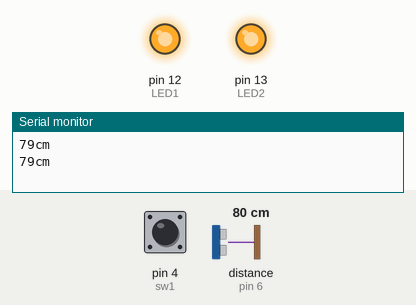
This sketch was run on a simulated Arduino Uno, built with avr-gcc and run on an emulated ATmega328P. Shown: output pins drawn as LEDs (lit = HIGH), the last lines printed to the serial monitor. The test bench sets the inputs (shaded band); at power-on: distance to the obstacle (sensor on pin 6) 80 cm, pin 4 (sw1) LOW. The echo pulse lasts 58.3 µs per cm; pins used as bus, display or sensor lines are not drawn.

Above: at 5.8 s.
5.9 s: distance to the obstacle (sensor on pin 6) set to 2 cm
At 6.7 s:
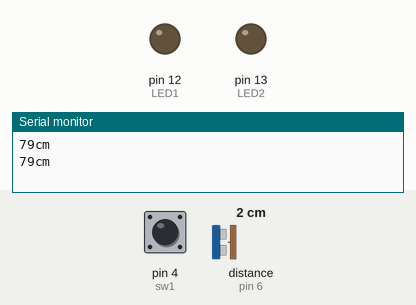
At 12.5 s:
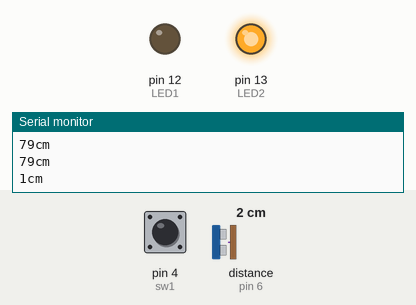
16.7 s: pin 4 (sw1) pulled HIGH for 3 s
Timing chart, 0 to 23.5 s (numbered marks = the images above; inputs shaded):
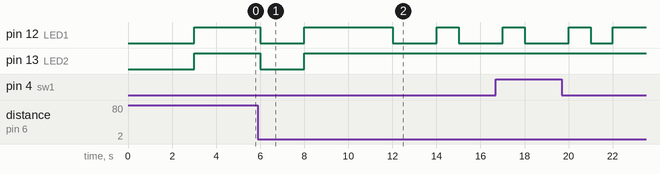

The sketch:

final_exam.ino
```cpp
#include<arduino.h>

#define LED1 12
#define LED2 13


int push=2;


#define sw1 4 // sw1을 1로 지정

void setup()
{
  pinMode(5, OUTPUT); // 트리거 출력
  pinMode(6, INPUT); // 에코 입력
  pinMode(sw1, INPUT);
  pinMode(LED1, OUTPUT);
  pinMode(LED2, OUTPUT);
  Serial.begin(9600);

}

void loop()
{
  int sw1_state = digitalRead(sw1);

  long duration, cm; // 변수 duration, cm설정
  digitalWrite(5, LOW); //HIGH신호를 보내기전 깨끗하게
  delayMicroseconds(2);

  digitalWrite(5, HIGH); // 초음파 트리거 출력 시작
  delayMicroseconds(10);

  digitalWrite(5, LOW); //출력 종료

  duration = pulseIn(6, HIGH); //에코핀이 트리거가 HIGH인 시간 저장

  cm = (duration / 2) / 29.4; //초음파 거리를 cm로 산출

Serial.print(cm);
Serial.println("cm");
delay(1000);

if(push==2){
  if (cm < 20)
  {
    digitalWrite(LED1, HIGH);
    delay(1000);
    digitalWrite(LED1, LOW);
    delay(1000);

  }

  else if (cm > 20) // 노란 LED만 켜짐
  {
    digitalWrite(LED1, LOW);
    digitalWrite(LED2, LOW);
    delay(2000);
    digitalWrite(LED1, HIGH);
    digitalWrite(LED2, HIGH);
    delay(2000);
  }
}


  if((sw1_state==1)||(push==1))
   {
      push=1;
      digitalWrite(LED1, HIGH);
      digitalWrite(LED2, HIGH);
      digitalWrite(5, LOW); //출력 종료
      pulseIn(6, LOW);
   }


}
```

Measured:
- after the input at 5.9 s, pin 13 (LED2): goes on until 8.0 s, then stays HIGH
